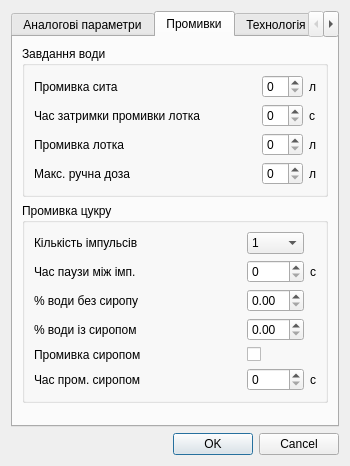
<?xml version="1.0" encoding="UTF-8"?>
<ui version="4.0">
 <class>CfParam1</class>
 <widget class="QDialog" name="CfParam1">
  <property name="geometry">
   <rect>
    <x>0</x>
    <y>0</y>
    <width>350</width>
    <height>452</height>
   </rect>
  </property>
  <property name="windowTitle">
   <string>Центрифуга №</string>
  </property>
  <layout class="QVBoxLayout" name="verticalLayout">
   <item>
    <widget class="QTabWidget" name="tabWidget">
     <property name="currentIndex">
      <number>1</number>
     </property>
     <widget class="QWidget" name="tab_1">
      <attribute name="title">
       <string>Аналогові параметри</string>
      </attribute>
      <layout class="QVBoxLayout" name="verticalLayout_2">
       <item>
        <widget class="QGroupBox" name="groupBox">
         <property name="title">
          <string>Входи</string>
         </property>
         <layout class="QGridLayout" name="gridLayout">
          <item row="2" column="0">
           <widget class="QLabel" name="label">
            <property name="text">
             <string>Відхід патоки</string>
            </property>
           </widget>
          </item>
          <item row="2" column="2">
           <widget class="QDoubleSpinBox" name="min_Fott">
            <property name="toolTip">
             <string>Задане мінімальне значення шкали каналу вимірювання інтенсивності відходу патоки</string>
            </property>
            <property name="decimals">
             <number>0</number>
            </property>
            <property name="maximum">
             <double>3000.000000000000000</double>
            </property>
           </widget>
          </item>
          <item row="2" column="3">
           <widget class="QDoubleSpinBox" name="max_Fott">
            <property name="toolTip">
             <string>Задане максимальне значення шкали каналу вимірювання інтенсивності відходу патоки</string>
            </property>
            <property name="decimals">
             <number>0</number>
            </property>
            <property name="maximum">
             <double>3000.000000000000000</double>
            </property>
           </widget>
          </item>
          <item row="2" column="4">
           <widget class="QSpinBox" name="kf_Fott">
            <property name="toolTip">
             <string>Демпфер каналу вимірювання інтенсивності відходу патоки</string>
            </property>
            <property name="minimum">
             <number>1</number>
            </property>
            <property name="maximum">
             <number>99</number>
            </property>
           </widget>
          </item>
          <item row="0" column="2">
           <widget class="QLabel" name="label_2">
            <property name="text">
             <string>Мін</string>
            </property>
           </widget>
          </item>
          <item row="0" column="3">
           <widget class="QLabel" name="label_3">
            <property name="text">
             <string>Макс</string>
            </property>
           </widget>
          </item>
          <item row="0" column="4">
           <widget class="QLabel" name="label_4">
            <property name="text">
             <string>Демпфер</string>
            </property>
           </widget>
          </item>
          <item row="1" column="0">
           <widget class="QLabel" name="label_5">
            <property name="text">
             <string>Струм</string>
            </property>
           </widget>
          </item>
          <item row="1" column="4">
           <widget class="QSpinBox" name="kf_I_m">
            <property name="toolTip">
             <string>Демпфер каналу вимірювання струму</string>
            </property>
            <property name="minimum">
             <number>1</number>
            </property>
            <property name="maximum">
             <number>99</number>
            </property>
           </widget>
          </item>
          <item row="1" column="3">
           <widget class="QDoubleSpinBox" name="max_I_m">
            <property name="toolTip">
             <string>Верхня межа датчика струму</string>
            </property>
            <property name="decimals">
             <number>0</number>
            </property>
            <property name="maximum">
             <double>1000.000000000000000</double>
            </property>
           </widget>
          </item>
          <item row="3" column="3">
           <widget class="QDoubleSpinBox" name="max_Fsgr">
            <property name="toolTip">
             <string>Задане максимальне значення шкали каналу вимірювання типу патоки</string>
            </property>
            <property name="decimals">
             <number>0</number>
            </property>
            <property name="maximum">
             <double>3000.000000000000000</double>
            </property>
           </widget>
          </item>
          <item row="3" column="4">
           <widget class="QSpinBox" name="kf_Fsgr">
            <property name="toolTip">
             <string>Демпфер каналу вимірювання типу патоки</string>
            </property>
            <property name="minimum">
             <number>1</number>
            </property>
            <property name="maximum">
             <number>99</number>
            </property>
           </widget>
          </item>
          <item row="3" column="0">
           <widget class="QLabel" name="label_31">
            <property name="text">
             <string>Тип патоки</string>
            </property>
           </widget>
          </item>
          <item row="3" column="2">
           <widget class="QDoubleSpinBox" name="min_Fsgr">
            <property name="toolTip">
             <string>Задане мінімальне значення шкали каналу вимірювання типу патоки</string>
            </property>
            <property name="decimals">
             <number>0</number>
            </property>
            <property name="maximum">
             <double>3000.000000000000000</double>
            </property>
           </widget>
          </item>
         </layout>
        </widget>
       </item>
       <item>
        <widget class="QGroupBox" name="groupBox_2">
         <property name="title">
          <string>Лічильник води</string>
         </property>
         <layout class="QGridLayout" name="gridLayout_2">
          <item row="0" column="0">
           <widget class="QLabel" name="label_7">
            <property name="sizePolicy">
             <sizepolicy hsizetype="Expanding" vsizetype="Preferred">
              <horstretch>0</horstretch>
              <verstretch>0</verstretch>
             </sizepolicy>
            </property>
            <property name="text">
             <string>Ціна імпульсу</string>
            </property>
           </widget>
          </item>
          <item row="0" column="1">
           <widget class="QDoubleSpinBox" name="K_imp">
            <property name="toolTip">
             <string>Ціна імпульсу лічильника води (параметр лічильника)</string>
            </property>
            <property name="maximum">
             <double>5.000000000000000</double>
            </property>
            <property name="singleStep">
             <double>0.100000000000000</double>
            </property>
           </widget>
          </item>
          <item row="0" column="2">
           <widget class="QLabel" name="label_8">
            <property name="text">
             <string>л/імп</string>
            </property>
           </widget>
          </item>
          <item row="1" column="0">
           <widget class="QLabel" name="label_9">
            <property name="text">
             <string>Пром.цукру</string>
            </property>
           </widget>
          </item>
          <item row="1" column="1">
           <widget class="QDoubleSpinBox" name="kf_pr">
            <property name="toolTip">
             <string>Коефіцієнт для разрахунку часу промивки цукру в залежності від об’єму води.</string>
            </property>
            <property name="maximum">
             <double>10.000000000000000</double>
            </property>
            <property name="singleStep">
             <double>0.100000000000000</double>
            </property>
           </widget>
          </item>
          <item row="2" column="0">
           <widget class="QLabel" name="label_10">
            <property name="text">
             <string>Пром. лотка</string>
            </property>
           </widget>
          </item>
          <item row="2" column="1">
           <widget class="QDoubleSpinBox" name="kf_prl">
            <property name="toolTip">
             <string>Коефіцієнт для разрахунку часу промивки лотка в залежності від об’єму води.</string>
            </property>
            <property name="maximum">
             <double>10.000000000000000</double>
            </property>
            <property name="singleStep">
             <double>0.100000000000000</double>
            </property>
           </widget>
          </item>
          <item row="1" column="2">
           <widget class="QLabel" name="label_11">
            <property name="text">
             <string>(л/c)-1</string>
            </property>
           </widget>
          </item>
          <item row="2" column="2">
           <widget class="QLabel" name="label_12">
            <property name="text">
             <string>(л/c)-1</string>
            </property>
           </widget>
          </item>
         </layout>
        </widget>
       </item>
       <item>
        <widget class="QGroupBox" name="groupBox_9">
         <property name="title">
          <string>Температура води</string>
         </property>
         <layout class="QGridLayout" name="gridLayout_9">
          <item row="0" column="1">
           <widget class="QSpinBox" name="Tvod_zd">
            <property name="toolTip">
             <string>Задана температура для розрахунку кількості води на на пробілювання цукру</string>
            </property>
            <property name="minimum">
             <number>1</number>
            </property>
            <property name="maximum">
             <number>150</number>
            </property>
           </widget>
          </item>
          <item row="0" column="2">
           <widget class="QLabel" name="label_43">
            <property name="text">
             <string>°C</string>
            </property>
           </widget>
          </item>
          <item row="0" column="0">
           <widget class="QLabel" name="label_36">
            <property name="sizePolicy">
             <sizepolicy hsizetype="Expanding" vsizetype="Preferred">
              <horstretch>0</horstretch>
              <verstretch>0</verstretch>
             </sizepolicy>
            </property>
            <property name="text">
             <string>Задана температура</string>
            </property>
           </widget>
          </item>
          <item row="1" column="0">
           <widget class="QLabel" name="label_44">
            <property name="sizePolicy">
             <sizepolicy hsizetype="Expanding" vsizetype="Preferred">
              <horstretch>0</horstretch>
              <verstretch>0</verstretch>
             </sizepolicy>
            </property>
            <property name="text">
             <string>Режим температури</string>
            </property>
           </widget>
          </item>
          <item row="1" column="1" colspan="2">
           <widget class="QComboBox" name="rej_tvod">
            <property name="toolTip">
             <string>Режим розрахунку кількості води на пробілювання</string>
            </property>
            <item>
             <property name="text">
              <string>Завд</string>
             </property>
            </item>
            <item>
             <property name="text">
              <string>Датч</string>
             </property>
            </item>
           </widget>
          </item>
         </layout>
        </widget>
       </item>
       <item>
        <spacer name="verticalSpacer_2">
         <property name="orientation">
          <enum>Qt::Vertical</enum>
         </property>
         <property name="sizeHint" stdset="0">
          <size>
           <width>20</width>
           <height>76</height>
          </size>
         </property>
        </spacer>
       </item>
      </layout>
     </widget>
     <widget class="QWidget" name="tab_2">
      <attribute name="title">
       <string>Промивки</string>
      </attribute>
      <layout class="QVBoxLayout" name="verticalLayout_3">
       <item>
        <widget class="QGroupBox" name="groupBox_3">
         <property name="title">
          <string>Завдання води</string>
         </property>
         <layout class="QGridLayout" name="gridLayout_3">
          <item row="0" column="0">
           <widget class="QLabel" name="label_13">
            <property name="sizePolicy">
             <sizepolicy hsizetype="Expanding" vsizetype="Preferred">
              <horstretch>0</horstretch>
              <verstretch>0</verstretch>
             </sizepolicy>
            </property>
            <property name="text">
             <string>Промивка сита</string>
            </property>
           </widget>
          </item>
          <item row="2" column="0">
           <widget class="QLabel" name="label_14">
            <property name="text">
             <string>Промивка лотка</string>
            </property>
           </widget>
          </item>
          <item row="3" column="0">
           <widget class="QLabel" name="label_15">
            <property name="text">
             <string>Макс. ручна доза</string>
            </property>
           </widget>
          </item>
          <item row="0" column="1">
           <widget class="QDoubleSpinBox" name="Q_reg_zd">
            <property name="toolTip">
             <string>Заданий об’єм води на промивку сита</string>
            </property>
            <property name="decimals">
             <number>0</number>
            </property>
            <property name="maximum">
             <double>50.000000000000000</double>
            </property>
           </widget>
          </item>
          <item row="2" column="1">
           <widget class="QDoubleSpinBox" name="Q_prl_zd">
            <property name="toolTip">
             <string>Заданий об’єм води на промивку лотка</string>
            </property>
            <property name="decimals">
             <number>0</number>
            </property>
            <property name="maximum">
             <double>50.000000000000000</double>
            </property>
           </widget>
          </item>
          <item row="3" column="1">
           <widget class="QDoubleSpinBox" name="Q_man_zd">
            <property name="toolTip">
             <string>Обмеження кількості води при ручній промивці за один прийом</string>
            </property>
            <property name="decimals">
             <number>0</number>
            </property>
            <property name="maximum">
             <double>50.000000000000000</double>
            </property>
           </widget>
          </item>
          <item row="0" column="2">
           <widget class="QLabel" name="label_22">
            <property name="sizePolicy">
             <sizepolicy hsizetype="Minimum" vsizetype="Preferred">
              <horstretch>0</horstretch>
              <verstretch>0</verstretch>
             </sizepolicy>
            </property>
            <property name="text">
             <string>л</string>
            </property>
           </widget>
          </item>
          <item row="2" column="2">
           <widget class="QLabel" name="label_23">
            <property name="sizePolicy">
             <sizepolicy hsizetype="Minimum" vsizetype="Preferred">
              <horstretch>0</horstretch>
              <verstretch>0</verstretch>
             </sizepolicy>
            </property>
            <property name="text">
             <string>л</string>
            </property>
           </widget>
          </item>
          <item row="3" column="2">
           <widget class="QLabel" name="label_24">
            <property name="sizePolicy">
             <sizepolicy hsizetype="Minimum" vsizetype="Preferred">
              <horstretch>0</horstretch>
              <verstretch>0</verstretch>
             </sizepolicy>
            </property>
            <property name="text">
             <string>л</string>
            </property>
           </widget>
          </item>
          <item row="1" column="0">
           <widget class="QLabel" name="label_29">
            <property name="text">
             <string>Час затримки промивки лотка</string>
            </property>
           </widget>
          </item>
          <item row="1" column="1">
           <widget class="QSpinBox" name="Tz_prl">
            <property name="toolTip">
             <string>Заданий час затримки промивки лотка з мометну закриття шибера</string>
            </property>
            <property name="maximum">
             <number>20</number>
            </property>
           </widget>
          </item>
          <item row="1" column="2">
           <widget class="QLabel" name="label_32">
            <property name="text">
             <string>с</string>
            </property>
           </widget>
          </item>
         </layout>
        </widget>
       </item>
       <item>
        <widget class="QGroupBox" name="groupBox_4">
         <property name="title">
          <string>Промивка цукру</string>
         </property>
         <layout class="QGridLayout" name="gridLayout_4">
          <item row="0" column="0">
           <widget class="QLabel" name="label_16">
            <property name="sizePolicy">
             <sizepolicy hsizetype="Expanding" vsizetype="Preferred">
              <horstretch>0</horstretch>
              <verstretch>0</verstretch>
             </sizepolicy>
            </property>
            <property name="text">
             <string>Кількість імпульсів</string>
            </property>
           </widget>
          </item>
          <item row="2" column="0">
           <widget class="QLabel" name="label_18">
            <property name="text">
             <string>% води без сиропу</string>
            </property>
           </widget>
          </item>
          <item row="3" column="0">
           <widget class="QLabel" name="label_19">
            <property name="text">
             <string>% води із сиропом</string>
            </property>
           </widget>
          </item>
          <item row="4" column="0">
           <widget class="QLabel" name="label_20">
            <property name="text">
             <string>Промивка сиропом</string>
            </property>
           </widget>
          </item>
          <item row="5" column="0">
           <widget class="QLabel" name="label_21">
            <property name="text">
             <string>Час пром. сиропом</string>
            </property>
           </widget>
          </item>
          <item row="0" column="1">
           <widget class="QComboBox" name="Imp">
            <property name="toolTip">
             <string>Задана кількість імпульсів пробілювання</string>
            </property>
            <item>
             <property name="text">
              <string>1</string>
             </property>
            </item>
            <item>
             <property name="text">
              <string>2</string>
             </property>
            </item>
            <item>
             <property name="text">
              <string>3</string>
             </property>
            </item>
           </widget>
          </item>
          <item row="1" column="1">
           <widget class="QSpinBox" name="T_p">
            <property name="toolTip">
             <string>Заданий час паузи між імпульсами пробілювання</string>
            </property>
            <property name="maximum">
             <number>15</number>
            </property>
           </widget>
          </item>
          <item row="2" column="1">
           <widget class="QDoubleSpinBox" name="kV_1">
            <property name="toolTip">
             <string>Коефіцієнт розрахунку кількості води для пробілювання цукру в залежності від маси завантаженого утфелю при вимкнутій промивці сиропом</string>
            </property>
            <property name="decimals">
             <number>2</number>
            </property>
            <property name="maximum">
             <double>50.000000000000000</double>
            </property>
            <property name="singleStep">
             <double>0.100000000000000</double>
            </property>
           </widget>
          </item>
          <item row="3" column="1">
           <widget class="QDoubleSpinBox" name="kV_2">
            <property name="toolTip">
             <string>Коефіцієнт розрахунку кількості води для пробілювання цукру в залежності від маси завантаженого утфелю при ввімкнутій промивці сиропом</string>
            </property>
            <property name="decimals">
             <number>2</number>
            </property>
            <property name="maximum">
             <double>50.000000000000000</double>
            </property>
            <property name="singleStep">
             <double>0.100000000000000</double>
            </property>
           </widget>
          </item>
          <item row="4" column="1">
           <widget class="QCheckBox" name="Rej_sir">
            <property name="toolTip">
             <string>Вимикач промивки сиропом</string>
            </property>
            <property name="text">
             <string/>
            </property>
           </widget>
          </item>
          <item row="5" column="1">
           <widget class="QSpinBox" name="T_sir_zd">
            <property name="toolTip">
             <string>Заданий час промивки сиропом</string>
            </property>
            <property name="maximum">
             <number>15</number>
            </property>
           </widget>
          </item>
          <item row="1" column="2">
           <widget class="QLabel" name="label_25">
            <property name="text">
             <string>с</string>
            </property>
           </widget>
          </item>
          <item row="5" column="2">
           <widget class="QLabel" name="label_26">
            <property name="text">
             <string>с</string>
            </property>
           </widget>
          </item>
          <item row="1" column="0">
           <widget class="QLabel" name="label_17">
            <property name="text">
             <string>Час паузи між імп.</string>
            </property>
           </widget>
          </item>
         </layout>
        </widget>
       </item>
       <item>
        <spacer name="verticalSpacer">
         <property name="orientation">
          <enum>Qt::Vertical</enum>
         </property>
         <property name="sizeHint" stdset="0">
          <size>
           <width>20</width>
           <height>11</height>
          </size>
         </property>
        </spacer>
       </item>
      </layout>
     </widget>
     <widget class="QWidget" name="tab">
      <attribute name="title">
       <string>Технологія</string>
      </attribute>
      <layout class="QVBoxLayout" name="verticalLayout_4">
       <item>
        <widget class="QGroupBox" name="groupBox_5">
         <property name="title">
          <string>Сегрегатор</string>
         </property>
         <layout class="QGridLayout" name="gridLayout_5">
          <property name="margin">
           <number>2</number>
          </property>
          <property name="spacing">
           <number>1</number>
          </property>
          <item row="0" column="0">
           <widget class="QLabel" name="label_27">
            <property name="sizePolicy">
             <sizepolicy hsizetype="Expanding" vsizetype="Preferred">
              <horstretch>0</horstretch>
              <verstretch>0</verstretch>
             </sizepolicy>
            </property>
            <property name="text">
             <string>Затримка перемикання на ЗП</string>
            </property>
           </widget>
          </item>
          <item row="1" column="0">
           <widget class="QLabel" name="label_28">
            <property name="text">
             <string>Затримка перемикання на БП</string>
            </property>
           </widget>
          </item>
          <item row="0" column="1">
           <widget class="QSpinBox" name="Ts_z_zd">
            <property name="toolTip">
             <string>Заданий час затримки перемикання сегрегатора на зелену патоку з моменту відкриття шибера</string>
            </property>
            <property name="maximum">
             <number>20</number>
            </property>
           </widget>
          </item>
          <item row="1" column="1">
           <widget class="QSpinBox" name="Ts_b_zd">
            <property name="toolTip">
             <string>Заданий час затримки перемикання сегрегатора на білу патоку з моменту початку пробілювання</string>
            </property>
            <property name="minimum">
             <number>-20</number>
            </property>
            <property name="maximum">
             <number>20</number>
            </property>
           </widget>
          </item>
          <item row="0" column="2">
           <widget class="QLabel" name="label_40">
            <property name="text">
             <string>c</string>
            </property>
           </widget>
          </item>
          <item row="1" column="2">
           <widget class="QLabel" name="label_41">
            <property name="text">
             <string>c</string>
            </property>
           </widget>
          </item>
         </layout>
        </widget>
       </item>
       <item>
        <widget class="QGroupBox" name="groupBox_6">
         <property name="title">
          <string>Завантаження</string>
         </property>
         <layout class="QGridLayout" name="gridLayout_6">
          <property name="margin">
           <number>2</number>
          </property>
          <property name="spacing">
           <number>1</number>
          </property>
          <item row="0" column="0">
           <widget class="QLabel" name="label_30">
            <property name="text">
             <string>Час заванатження</string>
            </property>
           </widget>
          </item>
          <item row="0" column="1">
           <widget class="QSpinBox" name="T_zag_zd">
            <property name="toolTip">
             <string>Обмеження часу завантаження</string>
            </property>
            <property name="maximum">
             <number>25</number>
            </property>
           </widget>
          </item>
          <item row="0" column="2">
           <widget class="QLabel" name="label_42">
            <property name="text">
             <string>c</string>
            </property>
           </widget>
          </item>
         </layout>
        </widget>
       </item>
       <item>
        <widget class="QGroupBox" name="groupBox_7">
         <property name="title">
          <string>Фугування</string>
         </property>
         <layout class="QGridLayout" name="gridLayout_7">
          <property name="margin">
           <number>2</number>
          </property>
          <property name="spacing">
           <number>1</number>
          </property>
          <item row="0" column="0">
           <widget class="QLabel" name="label_33">
            <property name="text">
             <string>Закінчення фугування</string>
            </property>
           </widget>
          </item>
          <item row="1" column="0">
           <widget class="QLabel" name="label_34">
            <property name="text">
             <string>Час фугування</string>
            </property>
           </widget>
          </item>
          <item row="2" column="0">
           <widget class="QLabel" name="label_35">
            <property name="text">
             <string>Інтенсивність</string>
            </property>
           </widget>
          </item>
          <item row="0" column="1">
           <widget class="QComboBox" name="Rej_fug">
            <property name="toolTip">
             <string>Перемикач переходу до пробілювання</string>
            </property>
            <item>
             <property name="text">
              <string>По часу</string>
             </property>
            </item>
            <item>
             <property name="text">
              <string>По відходу</string>
             </property>
            </item>
           </widget>
          </item>
          <item row="1" column="1">
           <widget class="QSpinBox" name="T_fug_zd">
            <property name="toolTip">
             <string>Заданий час фугування</string>
            </property>
            <property name="maximum">
             <number>120</number>
            </property>
           </widget>
          </item>
          <item row="2" column="1">
           <widget class="QSpinBox" name="Fott_zd">
            <property name="toolTip">
             <string>Задане значення інтенсивності відходу патоки для переходу до промивки цукру</string>
            </property>
            <property name="maximum">
             <number>75</number>
            </property>
           </widget>
          </item>
          <item row="1" column="2">
           <widget class="QLabel" name="label_47">
            <property name="text">
             <string>c</string>
            </property>
           </widget>
          </item>
          <item row="2" column="2">
           <widget class="QLabel" name="label_51">
            <property name="text">
             <string>%</string>
            </property>
           </widget>
          </item>
         </layout>
        </widget>
       </item>
       <item>
        <spacer name="verticalSpacer_3">
         <property name="orientation">
          <enum>Qt::Vertical</enum>
         </property>
         <property name="sizeHint" stdset="0">
          <size>
           <width>20</width>
           <height>0</height>
          </size>
         </property>
        </spacer>
       </item>
      </layout>
     </widget>
     <widget class="QWidget" name="tab_3">
      <attribute name="title">
       <string>Різне</string>
      </attribute>
      <layout class="QVBoxLayout" name="verticalLayout_5">
       <item>
        <widget class="QGroupBox" name="groupBox_10">
         <property name="title">
          <string>Завантаження</string>
         </property>
         <layout class="QGridLayout" name="gridLayout_10">
          <item row="2" column="0">
           <widget class="QLabel" name="label_54">
            <property name="sizePolicy">
             <sizepolicy hsizetype="Expanding" vsizetype="Preferred">
              <horstretch>0</horstretch>
              <verstretch>0</verstretch>
             </sizepolicy>
            </property>
            <property name="text">
             <string>Максимальне завантаження</string>
            </property>
           </widget>
          </item>
          <item row="2" column="1">
           <widget class="QDoubleSpinBox" name="max_Gzag">
            <property name="toolTip">
             <string>Максимальне завантаження центрифуги(паспортні дані)</string>
            </property>
            <property name="decimals">
             <number>0</number>
            </property>
            <property name="minimum">
             <double>500.000000000000000</double>
            </property>
            <property name="maximum">
             <double>1500.000000000000000</double>
            </property>
            <property name="singleStep">
             <double>20.000000000000000</double>
            </property>
           </widget>
          </item>
          <item row="2" column="2">
           <widget class="QLabel" name="label_55">
            <property name="text">
             <string>кг</string>
            </property>
           </widget>
          </item>
          <item row="1" column="0">
           <widget class="QLabel" name="label_58">
            <property name="sizePolicy">
             <sizepolicy hsizetype="Expanding" vsizetype="Preferred">
              <horstretch>0</horstretch>
              <verstretch>0</verstretch>
             </sizepolicy>
            </property>
            <property name="text">
             <string>Час виходу з черги</string>
            </property>
           </widget>
          </item>
          <item row="1" column="2">
           <widget class="QLabel" name="label_52">
            <property name="text">
             <string>c</string>
            </property>
           </widget>
          </item>
          <item row="1" column="1">
           <widget class="QSpinBox" name="T_qout">
            <property name="toolTip">
             <string>Заданий час виходу з черги</string>
            </property>
            <property name="minimum">
             <number>10</number>
            </property>
            <property name="maximum">
             <number>120</number>
            </property>
            <property name="value">
             <number>10</number>
            </property>
           </widget>
          </item>
          <item row="0" column="0">
           <widget class="QCheckBox" name="rej_sync">
            <property name="toolTip">
             <string>Вимикач синхронізації завантаження центрифуг.</string>
            </property>
            <property name="text">
             <string>Синхронізація</string>
            </property>
           </widget>
          </item>
         </layout>
        </widget>
       </item>
       <item>
        <widget class="QGroupBox" name="groupBox_8">
         <property name="title">
          <string>Вивантаження</string>
         </property>
         <layout class="QGridLayout" name="gridLayout_8">
          <property name="leftMargin">
           <number>2</number>
          </property>
          <property name="topMargin">
           <number>2</number>
          </property>
          <property name="rightMargin">
           <number>2</number>
          </property>
          <property name="spacing">
           <number>1</number>
          </property>
          <item row="0" column="0">
           <widget class="QLabel" name="label_38">
            <property name="text">
             <string>Час простою вивантажувача вверху</string>
            </property>
           </widget>
          </item>
          <item row="1" column="0">
           <widget class="QLabel" name="label_39">
            <property name="text">
             <string>Час роботи КМ1</string>
            </property>
           </widget>
          </item>
          <item row="0" column="1">
           <widget class="QSpinBox" name="Tn_n">
            <property name="toolTip">
             <string>Час простою ножа вивантажувача в нихній частині ротора</string>
            </property>
            <property name="minimum">
             <number>0</number>
            </property>
            <property name="maximum">
             <number>15</number>
            </property>
            <property name="value">
             <number>15</number>
            </property>
           </widget>
          </item>
          <item row="1" column="1">
           <widget class="QSpinBox" name="T_vigr_zd">
            <property name="toolTip">
             <string>Час від моменту включення КМ1 до моменту відкриття конуса.</string>
            </property>
            <property name="minimum">
             <number>0</number>
            </property>
            <property name="maximum">
             <number>180</number>
            </property>
            <property name="value">
             <number>0</number>
            </property>
           </widget>
          </item>
          <item row="0" column="2">
           <widget class="QLabel" name="label_49">
            <property name="text">
             <string>c</string>
            </property>
           </widget>
          </item>
          <item row="1" column="2">
           <widget class="QLabel" name="label_50">
            <property name="text">
             <string>c</string>
            </property>
           </widget>
          </item>
         </layout>
        </widget>
       </item>
       <item>
        <spacer name="verticalSpacer_4">
         <property name="orientation">
          <enum>Qt::Vertical</enum>
         </property>
         <property name="sizeHint" stdset="0">
          <size>
           <width>20</width>
           <height>65</height>
          </size>
         </property>
        </spacer>
       </item>
      </layout>
     </widget>
    </widget>
   </item>
   <item>
    <widget class="QDialogButtonBox" name="buttonBox">
     <property name="standardButtons">
      <set>QDialogButtonBox::Cancel|QDialogButtonBox::Ok</set>
     </property>
    </widget>
   </item>
  </layout>
 </widget>
 <resources/>
 <connections>
  <connection>
   <sender>buttonBox</sender>
   <signal>rejected()</signal>
   <receiver>CfParam1</receiver>
   <slot>reject()</slot>
   <hints>
    <hint type="sourcelabel">
     <x>164</x>
     <y>415</y>
    </hint>
    <hint type="destinationlabel">
     <x>164</x>
     <y>215</y>
    </hint>
   </hints>
  </connection>
 </connections>
</ui>
